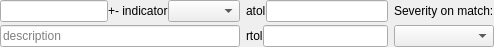
<?xml version="1.0" encoding="UTF-8"?>
<ui version="4.0">
 <class>Form</class>
 <widget class="QWidget" name="Form">
  <property name="geometry">
   <rect>
    <x>0</x>
    <y>0</y>
    <width>494</width>
    <height>47</height>
   </rect>
  </property>
  <property name="windowTitle">
   <string>Form</string>
  </property>
  <layout class="QGridLayout" name="gridLayout">
   <property name="leftMargin">
    <number>0</number>
   </property>
   <property name="topMargin">
    <number>0</number>
   </property>
   <property name="rightMargin">
    <number>0</number>
   </property>
   <property name="bottomMargin">
    <number>0</number>
   </property>
   <property name="verticalSpacing">
    <number>3</number>
   </property>
   <item row="0" column="0">
    <layout class="QHBoxLayout" name="horizontalLayout">
     <item>
      <widget class="QLineEdit" name="value_edit"/>
     </item>
     <item>
      <widget class="QLabel" name="range_label">
       <property name="text">
        <string>+- indicator</string>
       </property>
      </widget>
     </item>
     <item>
      <widget class="QComboBox" name="data_type_combo"/>
     </item>
    </layout>
   </item>
   <item row="0" column="1">
    <layout class="QHBoxLayout" name="horizontalLayout_2">
     <item>
      <widget class="QLabel" name="atol_label">
       <property name="text">
        <string>atol</string>
       </property>
      </widget>
     </item>
     <item>
      <widget class="QLineEdit" name="atol_edit"/>
     </item>
    </layout>
   </item>
   <item row="0" column="2">
    <widget class="QLabel" name="label_4">
     <property name="text">
      <string>Severity on match:</string>
     </property>
    </widget>
   </item>
   <item row="1" column="1">
    <layout class="QHBoxLayout" name="horizontalLayout_3">
     <item>
      <widget class="QLabel" name="rtol_label">
       <property name="text">
        <string>rtol</string>
       </property>
      </widget>
     </item>
     <item>
      <widget class="QLineEdit" name="rtol_edit"/>
     </item>
    </layout>
   </item>
   <item row="1" column="0">
    <widget class="QLineEdit" name="desc_edit">
     <property name="placeholderText">
      <string>description</string>
     </property>
    </widget>
   </item>
   <item row="1" column="2">
    <widget class="QComboBox" name="severity_combo"/>
   </item>
  </layout>
 </widget>
 <resources/>
 <connections/>
</ui>
